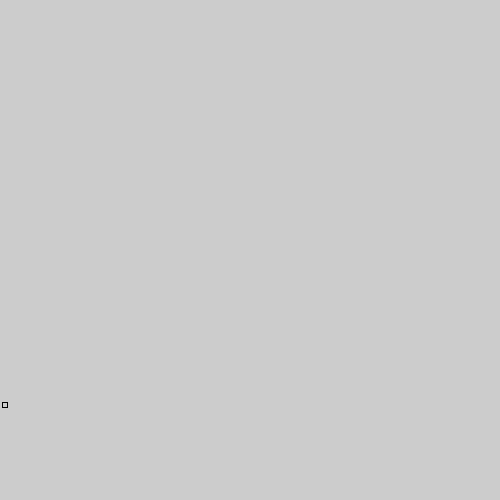
Frame 1 (no input)
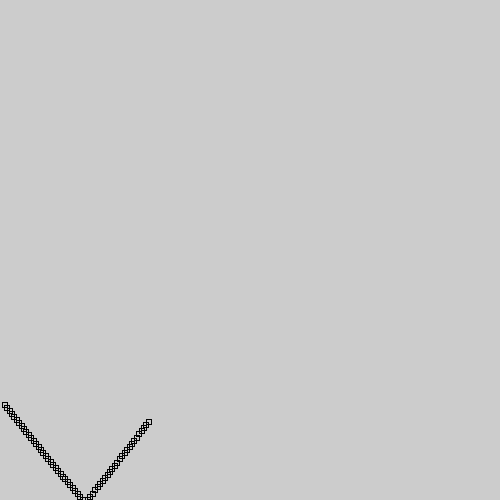
Frame 60 (the mouse pressed at the canvas centre just before this capture)
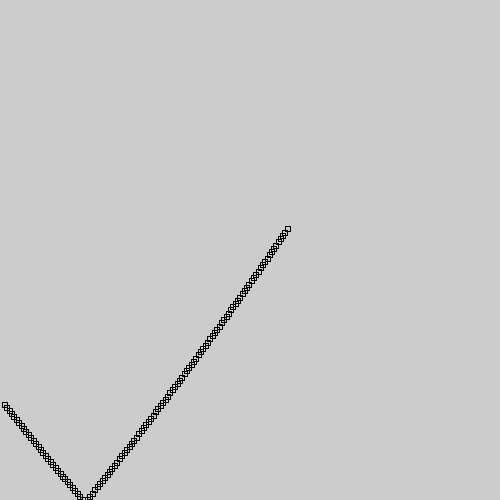
Frame 120 (the mouse held since frame 60 and released just before this capture)

The Processing sketch that drew these frames (run headless with seeded random() and noise(); from frame 60 on, the mouse is pressed at the canvas centre):

// Processing sketch: processing_43752
// ── processing_43752.pde

float x = 0;
float y = 400;
float xspeed = 2;
float yspeed = 3;
float r = 32+.2*y;
    
void setup() {
  size (500 ,500);
  frameRate(30);
}
     
void draw(){
      
  x = x + -.01+xspeed+(.00099*y)-(.01*( cos(y)));
  y = y + -.01+yspeed-(.00091*x)+(.01*(cos(x)));
      
  if ((x > width) || (x < 01 )) {
    xspeed = -xspeed;
  }
    
xspeed = Y*xspeed;
        
    if (( y > height) || (y < 1)) {
      yspeed = - yspeed ;
    }
        
    strokeWeight(1);
    stroke(1);
    noFill();
    //fill(20*r+(y+2), x*1, y*1);
    rect (x,y,5, 5);
        
}
       
       
   
void keyPressed() {
  save("japey.tiff");
}
 



                
                
